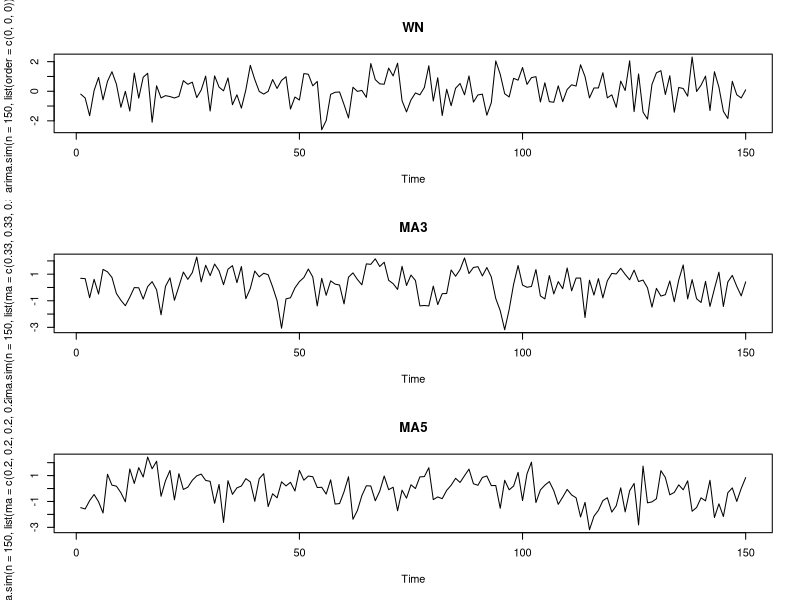
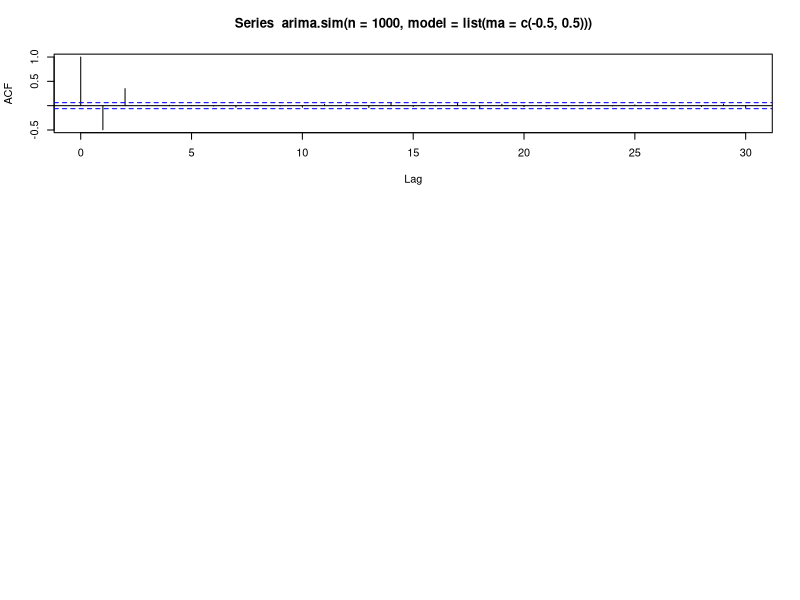
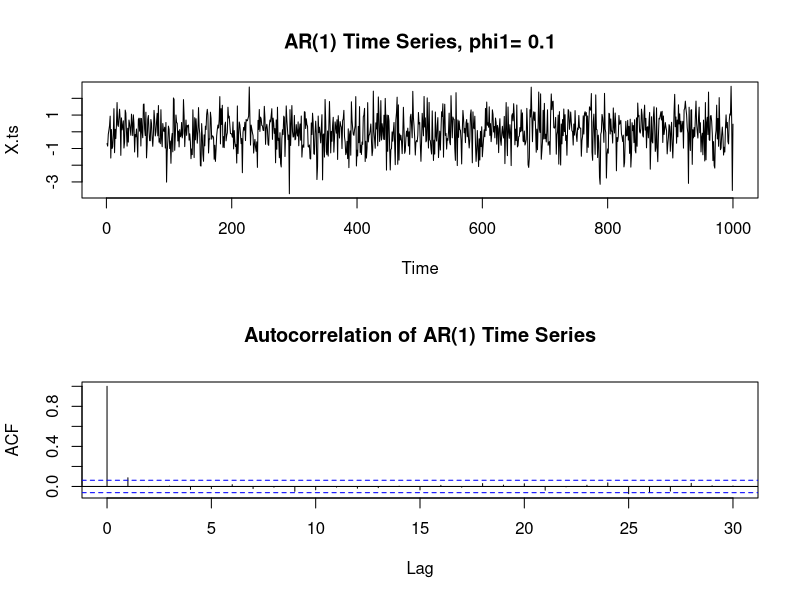
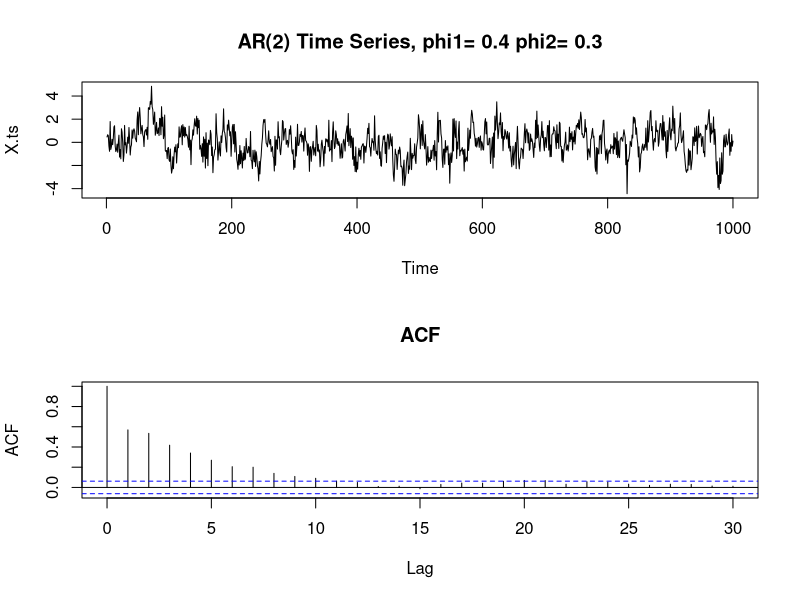

These charts were generated, in order, by the following R code:
par( mfrow=c(3,1) );
plot( arima.sim(n=150, list(order=c(0,0,0) )  ), main="WN" );
plot( arima.sim(n=150, list(ma=c(0.33, 0.33, 0.33)      )  ) , main="MA3");
plot( arima.sim(n=150, list(ma=c(0.2, 0.2, 0.2, 0.2, 0.2) )  ), main="MA5" );
set.seed=1
(acf(arima.sim(n=1000, model=list(ma=c(-0.5, 0.5)))))
#AR Simulation
phi1 = .1;
X.ts <- arima.sim(list(ar = c(phi1)), n=1000)
par(mfrow=c(2,1))
plot(X.ts,main=paste("AR(1) Time Series, phi1=",phi1))
X.acf = acf(X.ts, main="Autocorrelation of AR(1) Time Series")
par(mfrow=c(2,1))

phi1 = .4; phi2 = .3;
X.ts <- arima.sim(list(ar = c(phi1, phi2)), n=1000)
plot(X.ts,main=paste("AR(2) Time Series, phi1=",phi1,"phi2=",phi2))
acf(X.ts,main="ACF")
